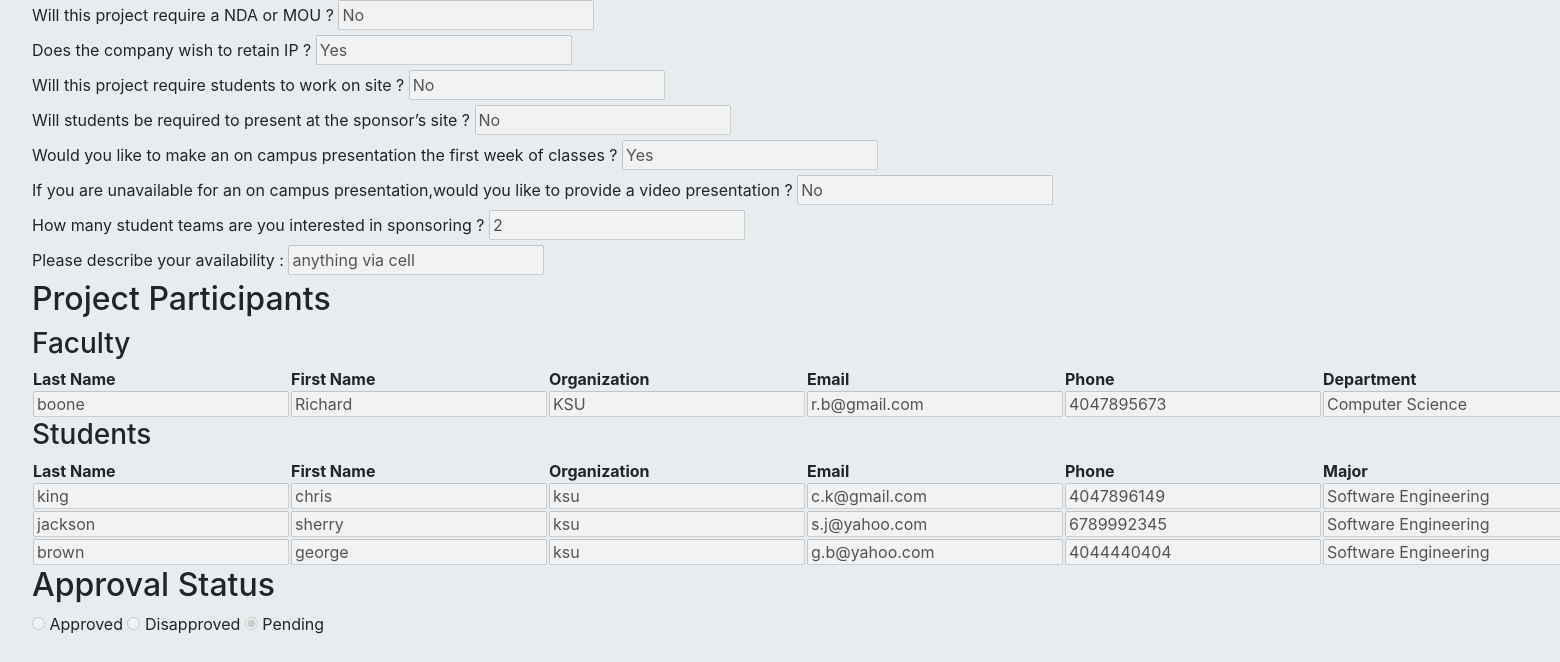
/view_project.php?project_id=106 (lower part), run on an earlier commit of the app's database.
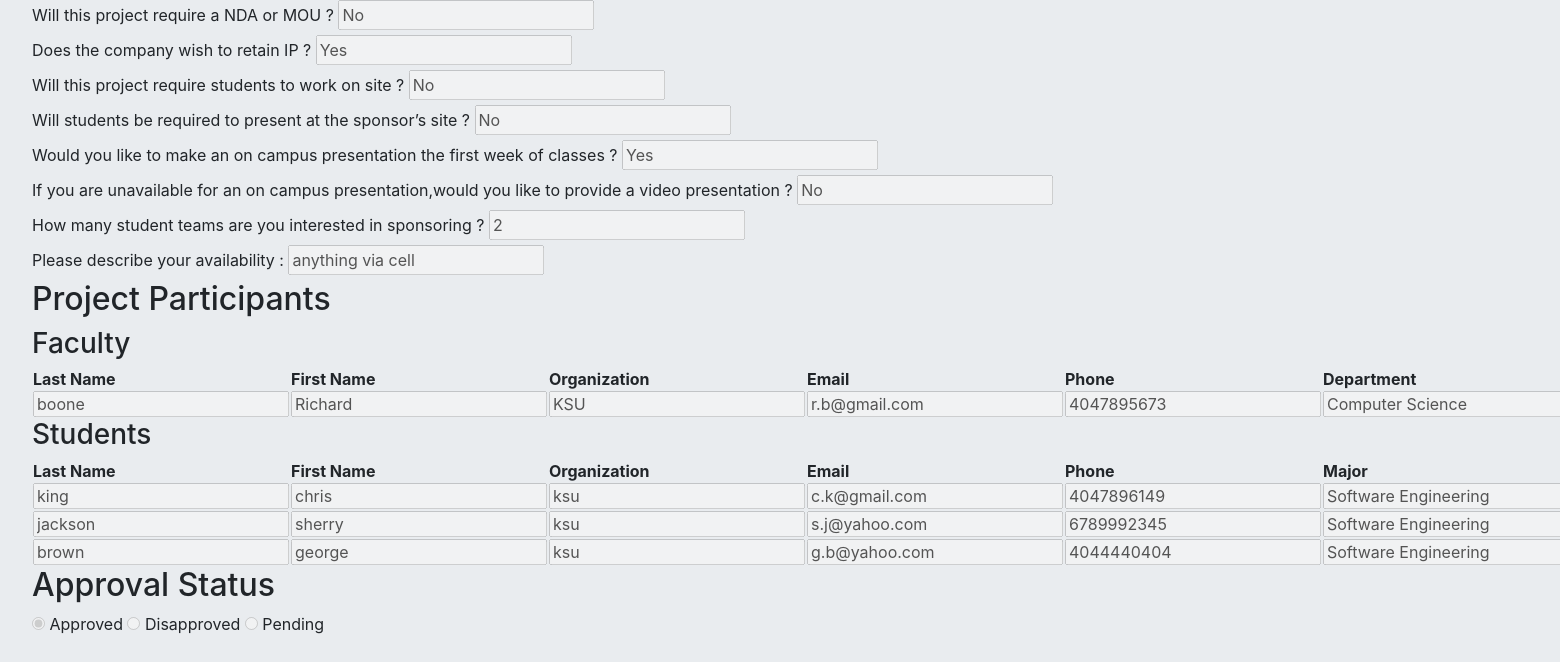
And on a later commit of the database.
### tables this page shows
CREATE TABLE `project_participant` (
  `participant_id` bigint(20) UNSIGNED NOT NULL,
  `participant_category` varchar(45) NOT NULL,
  `last_name` varchar(45) NOT NULL,
  `first_name` varchar(45) NOT NULL,
  `participant_org` varchar(100) NOT NULL,
  `email` varchar(320) NOT NULL,
  `phone` varchar(20) NOT NULL,
  `project_id` bigint(20) UNSIGNED NOT NULL
);

CREATE TABLE `faculty_and_staff` (
  `participant_id` bigint(20) UNSIGNED NOT NULL,
  `department` varchar(45) NOT NULL,
  `title` varchar(45) NOT NULL
);

CREATE TABLE `student` (
  `participant_id` bigint(20) UNSIGNED NOT NULL,
  `major` varchar(45) NOT NULL,
  `degree_level` varchar(45) NOT NULL
);

CREATE TABLE `project` (
  `project_id` bigint(20) UNSIGNED NOT NULL,
  `project_category` varchar(45) NOT NULL,
  `organization_name` varchar(100) NOT NULL,
  `project_title` varchar(100) NOT NULL,
  `ksu_department` varchar(45) NOT NULL,
  `priority_level` varchar(10) NOT NULL,
  `start_date` date NOT NULL,
  `end_date` date NOT NULL,
  `funded` enum('Yes','No','N/A') NOT NULL,
  `total_cost` decimal(10,2) NOT NULL,
  `description` varchar(600) NOT NULL,
  `approval` enum('Approved','Disapproved','Pending') NOT NULL
);

### view_project.php (the view, shortened to what this page needs)
<?php
require 'pmo_functions.php';
if (isset($_GET['project_id'])) {
    $conn = pdo_connect_mysql();
    $stmt = $conn->prepare('SELECT * FROM project
                            INNER JOIN project_participant
                            ON project.project_id = project_participant.project_id
                            WHERE project_participant.participant_category = "Sponsor"
                            AND project.project_id LIKE ?');
    $stmt->execute([$_GET['project_id']]);
    $project = $stmt->fetch(PDO::FETCH_ASSOC);
    $conn = pdo_connect_mysql();
    $stmt = $conn->prepare('SELECT * FROM project
                            WHERE project_id = ?');
    $stmt->execute([$_GET['project_id']]);
    $project = $stmt->fetch(PDO::FETCH_ASSOC);
    $stmt = $conn->prepare('SELECT * FROM project_participant
                            WHERE project_id = ?');
    $stmt->execute([$_GET['project_id']]);
    while($result = $stmt->fetch(PDO::FETCH_ASSOC)) {
      $other_participants[$result['participant_category']][] = $result;
    }
    $sponsor = $other_participants['Sponsor'][0];
    $project = array_merge($project, $sponsor);
    switch ($project['project_category']) {
      case "Capstone" :
        $stmt_2 = $conn->prepare('SELECT * FROM capstone_project
                                  WHERE project_id = ?');
        $stmt_2->execute([$_GET['project_id']]);
        $ca_project = $stmt_2->fetch(PDO::FETCH_ASSOC);
        $project = array_merge($project, $ca_project);
        break;
    }
}
else {
    die ('No ID specified!');
}
?>
<?=template_header('View Project')?>
<body onload="checkProjectCategory();">
<div class="jumbotron">
    <form action="update_project.php?project_id=<?=$project['project_id']?>" method="post">
       <fieldset disabled>
        <br />
        <br />
        <br />
        <br />
        <br />
        <br />
        <br />
        <br />
        <br />
        <br />
        <br />
        <br />
        <br />
        <br />
        <br />
        <br>
        <div id="capstone_fields" name="capstone_fields" style="display: none">
        <br />
        <br />
        <br />
        <br />
        <br />
        <br />
        <br />
        <br />
        <label for="nda_or_mou">Will this project require a NDA or MOU ?</label>
        <input type="text" name="nda_or_mou" class="capstone_fields" value="<?=$project['nda_or_mou'] ? 'Yes' : 'No'?>" id="nda_or_mou">
        <br />
        <label for="company_retain">Does the company wish to retain IP ?</label>
        <input type="text" name="company_retain" class="capstone_fields" value="<?=$project['company_retain'] ? 'Yes' : 'No'?>" id="company_retain">
        <br />
        <label for="work_on_site">Will this project require students to work on site ?</label>
        <input type="text" name="work_on_site" class="capstone_fields" value="<?=$project['work_on_site'] ? 'Yes' : 'No'?>" id="work_on_site">
        <br />
        <label for="work_sponsor_site">Will students be required to present at the sponsor’s site ?</label>
        <input type="text" name="work_sponsor_site" class="capstone_fields" value="<?=$project['work_sponsor_site'] ? 'Yes' : 'No'?>" id="work_sponsor_site">
        <br />
        <label for="on_campus_present">Would you like to make an on campus presentation the first week of classes ?</label>
        <input type="text" name="on_campus_present" class="capstone_fields" value="<?=$project['on_campus_present'] ? 'Yes' : 'No'?>" id="on_campus_present">
        <br />
        <label for="virtual_present">If you are unavailable for an on campus presentation,would you like to provide a video presentation ?</label>
        <input type="text" name="virtual_present" class="capstone_fields" value="<?=$project['virtual_present'] ? 'Yes' : 'No'?>" id="virtual_present">
        <br />
        <label for="num_of_teams">How many student teams are you interested in sponsoring ?</label>
        <input type="text" name="num_of_teams" class="capstone_fields" value="<?=$project['num_of_teams']?>" id="num_of_teams">
        <br />
        <label for="availability">Please describe your availability :</label>
        <input type="text" name="availability" class="capstone_fields" value="<?=$project['availability']?>" id="availability">
        <br />
        </div>
        <h2>Project Participants</h2>
        <h3 id="f_heading">Faculty</h3>
        <table id="faculty_table" align=center>
          <tr id="f_row0"><th>Last Name</th><th>First Name</th><th>Organization</th><th>Email</th>
                          <th>Phone</th><th>Department</th><th>Title</th></tr>
          <?php
            $i = 1;
            if(isset($other_participants['Faculty'])) {
              foreach($other_participants['Faculty'] as $faculty) {
                $stmt = $conn->prepare('SELECT * FROM faculty_and_staff
                                        WHERE participant_id = ?');
                $stmt->execute([$faculty['participant_id']]);
                $faculty_and_staff = $stmt->fetch(PDO::FETCH_ASSOC);
                print('<tr id="f_row'.$i.'"><input type="hidden" name="f_participantid[]" value="'.$faculty['participant_id'].'">
                <td><input type="text" name="f_lname[]" value="'.$faculty['last_name'].'"></td>
                <td><input type="text" name="f_fname[]" value="'.$faculty['first_name'].'"></td>
                <td><input type="text" name="f_org[]" value="'.$faculty['participant_org'].'"></td>
                <td><input type="text" name="f_email[]" value="'.$faculty['email'].'"></td>
                <td><input type="text" name="f_phone[]" value="'.$faculty['phone'].'"></td>
                <td><input type="text" name="f_dept[]" value="'.$faculty_and_staff['department'].'"></td>
                <td><input type="text" name="f_title[]" value="'.$faculty_and_staff['title'].'"></td></tr>');
                $i++;
              }
            }
          ?>
        </table>
        <h3 id="stu_heading">Students</h3>
        <table id="student_table" align=center>
          <tr id="stu_row0"><th>Last Name</th><th>First Name</th><th>Organization</th><th>Email</th>
                            <th>Phone</th><th>Major</th><th>Degree Level</th></tr>
            <?php
              $i = 1;
              if(isset($other_participants['Student'])) {
                foreach($other_participants['Student'] as $student) {
                  $stmt = $conn->prepare('SELECT * FROM student
                                          WHERE participant_id = ?');
                  $stmt->execute([$student['participant_id']]);
                  $major_degree = $stmt->fetch(PDO::FETCH_ASSOC);
                  print('<tr id="stu_row'.$i.'"><input type="hidden" name="stu_participantid[]" value="'.$student['participant_id'].'">
                  <td><input type="text" name="stu_lname[]" value="'.$student['last_name'].'"></td>
                  <td><input type="text" name="stu_fname[]" value="'.$student['first_name'].'"></td>
                  <td><input type="text" name="stu_org[]" value="'.$student['participant_org'].'"></td>
                  <td><input type="text" name="stu_email[]" value="'.$student['email'].'"></td>
                  <td><input type="text" name="stu_phone[]" value="'.$student['phone'].'"></td>
                  <td><input type="text" name="major[]" value="'.$major_degree['major'].'"></td>
                  <td><input type="text" name="stu_lvl[]" value="'.$major_degree['degree_level'].'"></td></tr>');
                  $i++;
                }
              }
            ?>
        </table>
        <h2>Approval Status</h2>
        <input id="approved" type="radio" name="approval" value="Approved" <?php if ($project['approval']=='Approved') echo 'checked="checked"'; ?> /> Approved
        <input id="disapproved" type="radio" name="approval" value="Disapproved" <?php if ($project['approval']=='Disapproved') echo 'checked="checked"'; ?> /> Disapproved
        <input id="pending" type="radio" name="approval" value="Pending" <?php if ($project['approval']=='Pending') echo 'checked="checked"'; ?> /> Pending
        <br />
        </fieldset>
    </form>
</div>
</body>

### navbar.php (shortened to what this page needs)
<head>
	<link href="pmo_style.css" rel="stylesheet" type="text/css">
	<link rel="stylesheet" href="https://use.fontawesome.com/releases/v5.7.1/css/all.css">
	<link rel="stylesheet" href="https://stackpath.bootstrapcdn.com/bootstrap/4.4.1/css/bootstrap.min.css">
	</head>

### pmo_functions.php (shortened to what this page needs)
<?php
include 'navbar.php';
function template_header($title) {
echo <<<EOT
<!DOCTYPE html>
<html>
<head>
<meta charset="utf-8">
<title>$title</title>
<link rel="stylesheet" href="https://use.fontawesome.com/releases/v5.7.1/css/all.css">
<link rel="stylesheet" href="https://stackpath.bootstrapcdn.com/bootstrap/4.4.1/css/bootstrap.min.css">
<script src="https://code.jquery.com/jquery-3.4.1.slim.min.js"></script>
<script src="https://cdn.jsdelivr.net/npm/popper.js@1.16.0/dist/umd/popper.min.js"></script>
<script src="https://stackpath.bootstrapcdn.com/bootstrap/4.4.1/js/bootstrap.min.js"></script>
<script type="text/javascript" src="https://unpkg.com/xlsx@0.15.1/dist/xlsx.full.min.js"></script>
<script type="text/javascript">
   function ExportExcel(type, fn, dl) {
      var elt = document.getElementById('exportable_table');
      var wb = XLSX.utils.table_to_book(elt, {sheet:"Sheet JS"});
      return dl ?
         XLSX.write(wb, {bookType:type, bookSST:true, type: 'base64'}) :
         XLSX.writeFile(wb, fn || ('PMOExport.' + (type || 'xlsx')));
   }
</script>
<link href="/pmo_style.css" rel="stylesheet" type="text/css">
</head>
	<body>
EOT;
}
?>

### Style/pmo_style.css (style rules this page uses)
* { box-sizing: border-box; font-family: -apple-system, BlinkMacSystemFont, "segoe ui", roboto, oxygen, ubuntu, cantarell, "fira sans", "droid sans", "helvetica neue", Arial, sans-serif; font-size: 16px; -webkit-font-smoothing: antialiased; -moz-osx-font-smoothing: grayscale; }
body { background-color: #FFFFFF; margin: 0; }

What changed in the data, as far as the page shows it:
changed project: approval "☐" → "☑"; approval "☑" → "☐"
